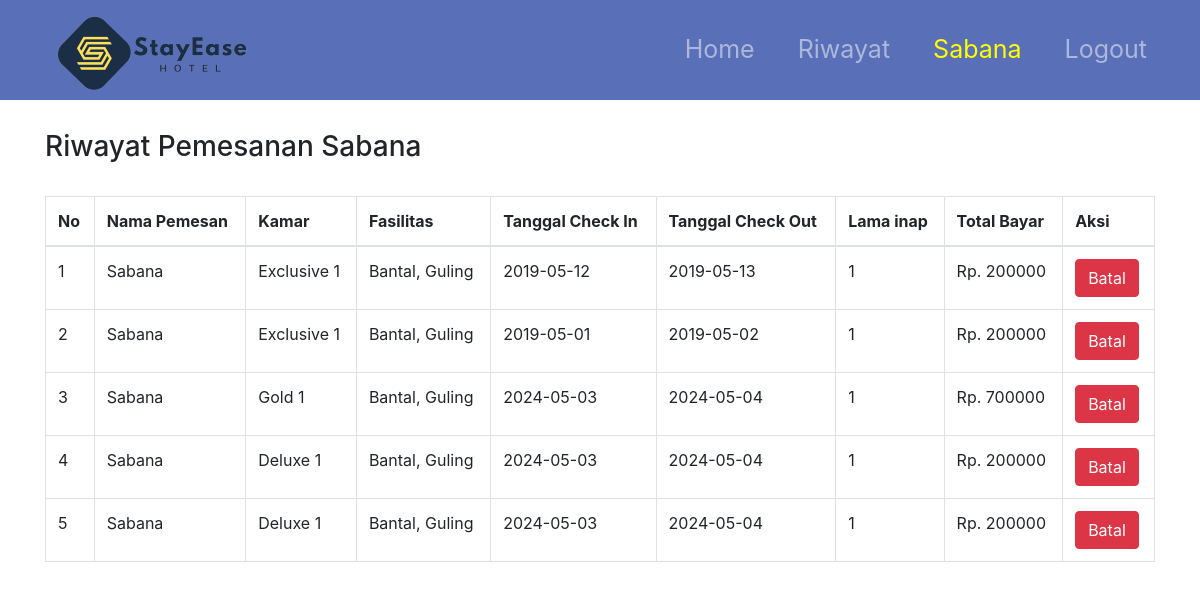
The page /formRiwayatTamu.php (signed in) on the database its author committed.
### tables this page shows
CREATE TABLE `tb_reservasi` (
  `id_reservasi` int(25) NOT NULL,
  `nama_tamu` varchar(25) NOT NULL,
  `kode_kamar` varchar(25) NOT NULL,
  `id_fasilitas` varchar(25) NOT NULL,
  `tanggal_check_in` date NOT NULL,
  `tanggal_check_out` date NOT NULL,
  `lama_inap` int(25) NOT NULL,
  `total_biaya` int(25) NOT NULL,
  `flag` int(1) NOT NULL DEFAULT 1,
  `alamat` varchar(50) NOT NULL
);

CREATE TABLE `tb_kamar` (
  `kode_kamar` varchar(25) NOT NULL,
  `nama_kamar` varchar(25) NOT NULL,
  `kelas` varchar(25) NOT NULL,
  `gambar` varchar(25) NOT NULL,
  `tarif` int(25) NOT NULL,
  `status` varchar(25) NOT NULL,
  `flag` int(1) NOT NULL DEFAULT 1
);

CREATE TABLE `tb_fasilitas` (
  `id_fasilitas` varchar(25) NOT NULL,
  `tipe_fasilitas` varchar(25) NOT NULL,
  `fasilitas` varchar(25) NOT NULL,
  `status` varchar(25) NOT NULL,
  `flag` int(1) NOT NULL DEFAULT 1
);

### formRiwayatTamu.php (the view, shortened to what this page needs)
<?php
include 'helper/connection.php';
$username = $_SESSION["nama"];
?>
<!DOCTYPE html>
<head>
    <link rel="stylesheet" type="text/css" href="//cdn.datatables.net/1.10.11/css/jquery.dataTables.min.css">
<link rel="stylesheet" href="https://maxcdn.bootstrapcdn.com/bootstrap/4.0.0/css/bootstrap.min.css">
</head>
<body>
    <nav class="navbar navbar-expand-sm navbar-dark content-center fixed-top" style="background-color: #596FB7; height : 100px">
        <div class="container">
        <a class="navbar-brand" href="profile.php"><img src="img/logo3.png" alt=""></a>
        <ul class="navbar-nav" style="font-size: 25px">
            <li class="nav-item">
            <a class="nav-link" href="profile.php" style="padding-right: 35px">Home</a>
            </li>
            <?php if(isset($_SESSION["nama"])): ?>
            <li class="nav-item">
            <a class="nav-link" href="formRiwayatTamu.php"style="padding-right: 35px">Riwayat</a>
            </li>
            <?php else: ?>
            <?php endif ?>
            <li class="nav-item">
            <a class="nav-link" style="padding-right: 35px; color: yellow"><?php echo $username; ?></a>
            </li>
            <li class="nav-item">
            <a class="nav-link" href="logout.php">Logout</a>
            </li>
        </ul>
        </div>
    </nav>
    <section class="riwayat">
        <div class="container">
            <h3 style="margin-top:130px;">Riwayat Pemesanan <?php echo $_SESSION["nama"] ?></h3><br>
            <table class="table table-bordered">
                <thead>
                    <tr>
                    <tr>
                        <th>No</th>
                        <th>Nama Pemesan</th>
                        <th>Kamar</th>
                        <th>Fasilitas</th>
                        <th>Tanggal Check In</th>
                        <th>Tanggal Check Out</th>
                        <th>Lama inap</th>
                        <th>Total Bayar</th>
                        <th>Aksi</th>
                    </tr>
                    </tr>
                </thead>
                <tbody class="desc">
                    <?php
                    $nomor=1;
                    $id_pelanggan = $_SESSION["nama"];
                    $sql = "select id_reservasi, nama_tamu, nama_kamar, fasilitas, tanggal_check_in, tanggal_check_out, lama_inap, total_biaya
                    from tb_kamar, tb_fasilitas, tb_reservasi
                    where tb_kamar.kode_kamar = tb_reservasi.kode_kamar
                    and tb_fasilitas.id_fasilitas = tb_reservasi.id_fasilitas and tb_reservasi.flag=1 and nama_tamu='$id_pelanggan'";
                    $query = mysqli_query($con, $sql);
                    while($data = mysqli_fetch_assoc($query)){
                    ?>
                    <tr>
                        <td><?php echo $nomor; ?></td>
                        <td><?php echo $data['nama_tamu']; ?></td>
                        <td><?php echo $data['nama_kamar']; ?></td>
                        <td><?php echo $data['fasilitas']; ?></td>
                        <td><?php echo $data['tanggal_check_in']; ?></td>
                        <td><?php echo $data['tanggal_check_out']; ?></td>
                        <td><?php echo $data['lama_inap']; ?></td>
                        <td>Rp. <?php echo $data['total_biaya']; ?></td>
                        <td>
                            <a href="batal.php?id=<?php echo $data['id_reservasi'] ?>" class="btn btn-danger">Batal</a>
                        </td>
                    </tr>
                    <?php $nomor++; ?>
                    <?php } ?>
                </tbody>
            </table>
        </div>
    </section>
</body>
</html>

### rows shown on the page
tb_reservasi: nama_tamu "Sabana", kode_kamar.nama_kamar "Exclusive 1", id_fasilitas.fasilitas "Bantal, Guling", tanggal_check_in "2019-05-12", tanggal_check_out "2019-05-13", lama_inap "1", total_biaya "200000"
tb_reservasi: nama_tamu "Sabana", kode_kamar.nama_kamar "Exclusive 1", id_fasilitas.fasilitas "Bantal, Guling", tanggal_check_in "2019-05-01", tanggal_check_out "2019-05-02", lama_inap "1", total_biaya "200000"
tb_reservasi: nama_tamu "Sabana", kode_kamar.nama_kamar "Gold 1", id_fasilitas.fasilitas "Bantal, Guling", tanggal_check_in "2024-05-03", tanggal_check_out "2024-05-04", lama_inap "1", total_biaya "700000"
tb_reservasi: nama_tamu "Sabana", kode_kamar.nama_kamar "Deluxe 1", id_fasilitas.fasilitas "Bantal, Guling", tanggal_check_in "2024-05-03", tanggal_check_out "2024-05-04", lama_inap "1", total_biaya "200000"
tb_reservasi: nama_tamu "Sabana", kode_kamar.nama_kamar "Deluxe 1", id_fasilitas.fasilitas "Bantal, Guling", tanggal_check_in "2024-05-03", tanggal_check_out "2024-05-04", lama_inap "1", total_biaya "200000"

### other values the page prints
$username "Sabana"
$_SESSION["nama"] "Sabana"
